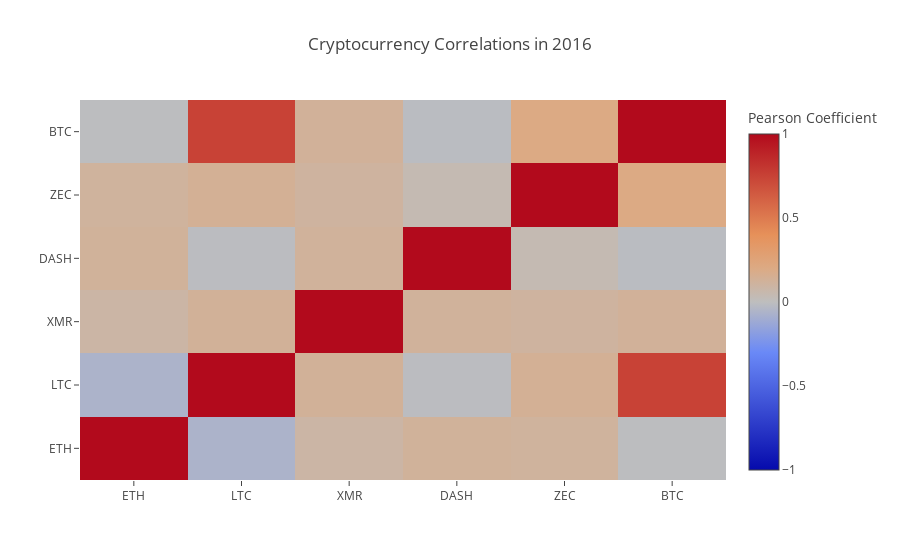

Write notebook code for a chart like this one.
### Code cell
combined_df_2016 = combined_df[combined_df.index.year == 2016]
combined_df_2016.pct_change().corr(method='pearson')
heat_2016=correlation_heatmap(combined_df_2016.pct_change(), "Cryptocurrency Correlations in 2016")

### Figure 1 — Plotly figure (JSON) as saved in the notebook; plotly's stock layout.template omitted (floating-point values rounded to 4 significant figures)
{"data": [{"colorbar": {"title": {"text": "Pearson Coefficient"}}, "type": "heatmap", "uid": "1335cabc-a79d-489c-bb61-8d9db962d2fb", "x": ["ETH", "LTC", "XMR", "DASH", "ZEC", "BTC"], "y": ["ETH", "LTC", "XMR", "DASH", "ZEC", "BTC"], "z": [[1, -0.06465, 0.08722, 0.1227, 0.1122, -0.006502], [-0.06465, 1, 0.1295, -0.01219, 0.1429, 0.7502], [0.08722, 0.1295, 1, 0.1215, 0.1068, 0.1275], [0.1227, -0.01219, 0.1215, 1, 0.04088, -0.01404], [0.1122, 0.1429, 0.1068, 0.04088, 1, 0.1999], [-0.006502, 0.7502, 0.1275, -0.01404, 0.1999, 1]], "zmax": 1, "zmin": -1}], "layout": {"title": {"text": "Cryptocurrency Correlations in 2016"}}}
